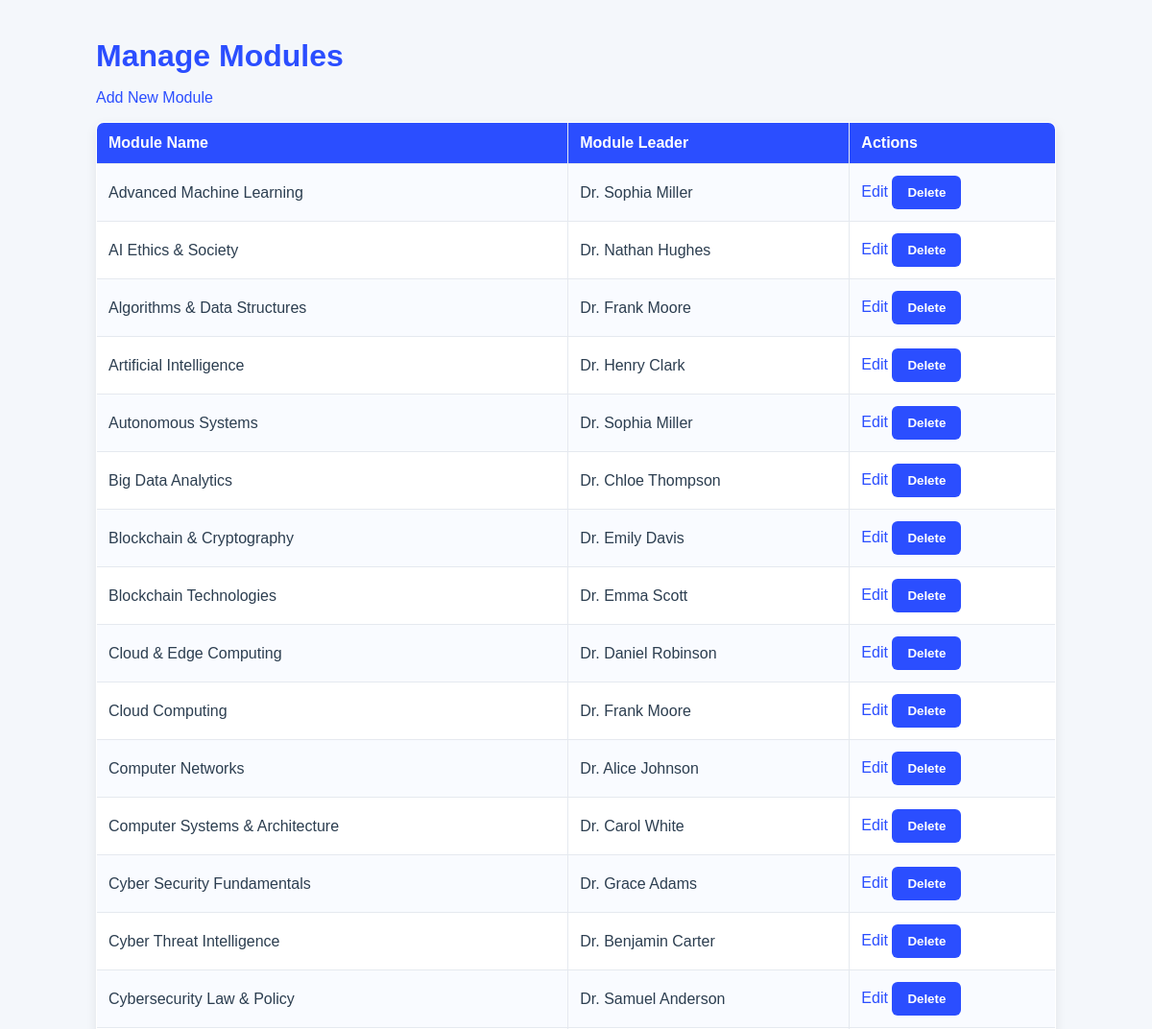
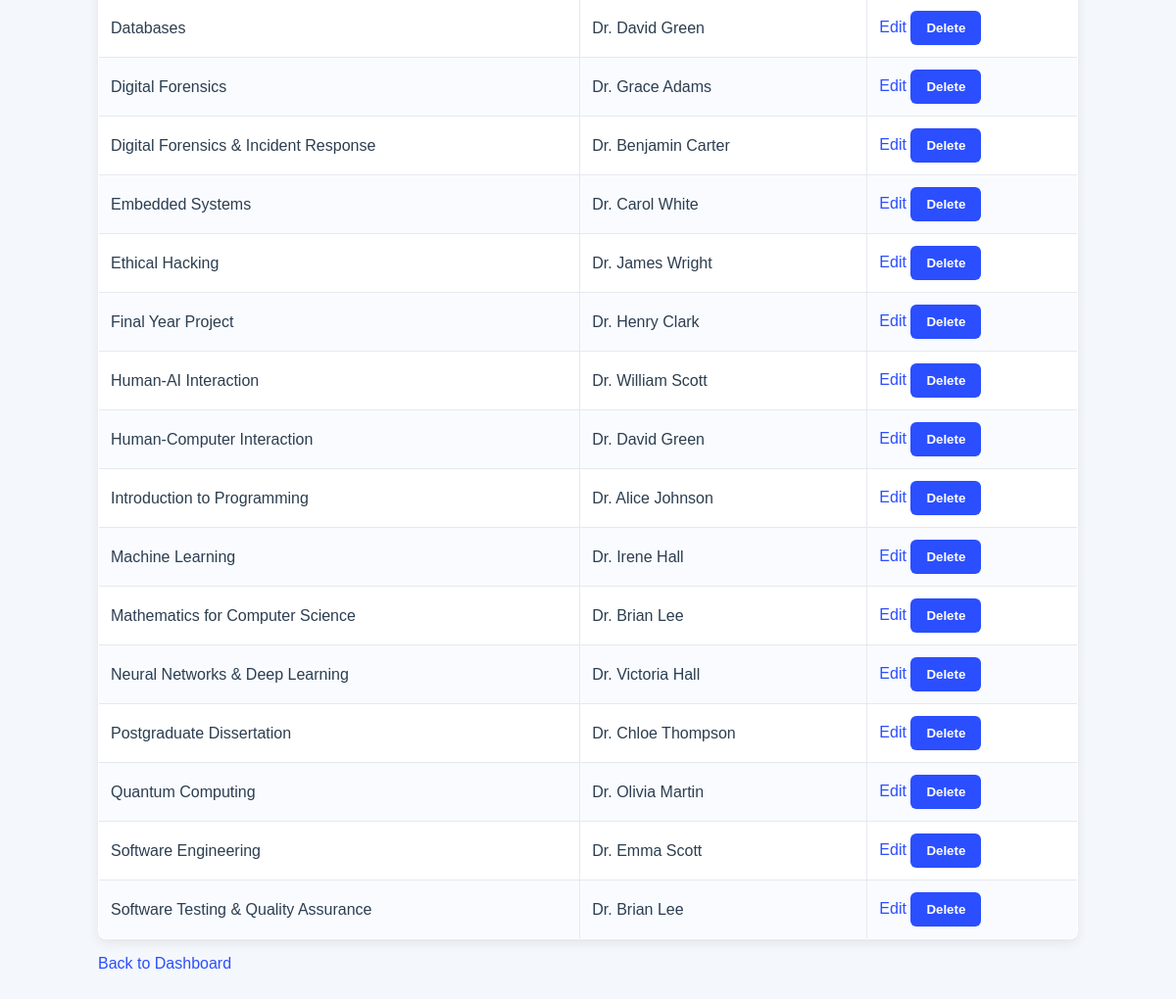
The page /admin/modules.php (signed in) on the database its author committed (2 pictures, top to bottom).
### tables this page shows
CREATE TABLE Modules (
    ModuleID INTEGER PRIMARY KEY,
    ModuleName TEXT NOT NULL,
    ModuleLeaderID INTEGER,
    Description TEXT,
    Image TEXT,
    FOREIGN KEY (ModuleLeaderID) REFERENCES Staff(StaffID)
);

CREATE TABLE Staff (
    StaffID INTEGER PRIMARY KEY,
    Name TEXT NOT NULL
);

### admin/modules.php (the view, shortened to what this page needs)
<?php
include '../includes/db.php';
$sql = "SELECT m.ModuleID, m.ModuleName, m.Description, s.Name AS ModuleLeader
        FROM Modules m
        LEFT JOIN Staff s ON m.ModuleLeaderID = s.StaffID
        ORDER BY m.ModuleName ASC";
$result = $conn->query($sql);
?>
<!DOCTYPE html>
<html lang="en">
<head>
    <link rel="stylesheet" href="../assets/css/style.css">
</head>
<body>
<div class="page-container">
    <h1>Manage Modules</h1>
    <p><a href="add_module.php">Add New Module</a></p>
    <table border="1" cellpadding="10">
        <tr>
            <th>Module Name</th>
            <th>Module Leader</th>
            <th>Actions</th>
        </tr>
        <?php while ($row = $result->fetch_assoc()): ?>
            <tr>
                <td><?php echo htmlspecialchars($row['ModuleName']); ?></td>
                <td><?php echo htmlspecialchars($row['ModuleLeader'] ?? ''); ?></td>
                <td>
                    <a href="edit_module.php?id=<?php echo $row['ModuleID']; ?>">Edit</a>
                    <form action="delete_module.php" method="POST" style="display:inline;" onsubmit="return confirm('Delete this module?');">
                        <button type="submit">Delete</button>
                    </form>
                </td>
            </tr>
        <?php endwhile; ?>
    </table>
    <p><a href="dashboard.php">Back to Dashboard</a></p>
</div>
</body>
</html>

### assets/css/style.css (style rules this page uses)
body { font-family: Arial, sans-serif; margin: 40px; background-color: #f4f7fb; color: #2c3e50; }
.page-container { max-width: 1000px; margin: 0 auto; }
h1 { color: #2b4eff; margin-bottom: 10px; }
button, .secondary-button { display: inline-block; padding: 10px 16px; border-radius: 6px; border: none; text-decoration: none; font-weight: bold; cursor: pointer; transition: background 0.2s ease; }
button { background: #2b4eff; color: white; }
a { color: #2b4eff; text-decoration: none; font-weight: 500; }
table { border-collapse: collapse; width: 100%; background: white; border-radius: 8px; overflow: hidden; box-shadow: 0 4px 12px rgba(0, 0, 0, 0.08); }
th { background: #2b4eff; color: white; text-align: left; }
th, td { padding: 12px; border: 1px solid #e5e9ef; }
tr:nth-child(even) { background-color: #f9fbff; }

### rows shown on the page
modules: ModuleName "Advanced Machine Learning", ModuleLeaderID.Name "Dr. Sophia Miller"
modules: ModuleName "AI Ethics & Society", ModuleLeaderID.Name "Dr. Nathan Hughes"
modules: ModuleName "Algorithms & Data Structures", ModuleLeaderID.Name "Dr. Frank Moore"
modules: ModuleName "Artificial Intelligence", ModuleLeaderID.Name "Dr. Henry Clark"
modules: ModuleName "Autonomous Systems", ModuleLeaderID.Name "Dr. Sophia Miller"
modules: ModuleName "Big Data Analytics", ModuleLeaderID.Name "Dr. Chloe Thompson"
modules: ModuleName "Blockchain & Cryptography", ModuleLeaderID.Name "Dr. Emily Davis"
modules: ModuleName "Blockchain Technologies", ModuleLeaderID.Name "Dr. Emma Scott"
modules: ModuleName "Cloud & Edge Computing", ModuleLeaderID.Name "Dr. Daniel Robinson"
modules: ModuleName "Cloud Computing", ModuleLeaderID.Name "Dr. Frank Moore"
modules: ModuleName "Computer Networks", ModuleLeaderID.Name "Dr. Alice Johnson"
modules: ModuleName "Computer Systems & Architecture", ModuleLeaderID.Name "Dr. Carol White"
modules: ModuleName "Cyber Security Fundamentals", ModuleLeaderID.Name "Dr. Grace Adams"
modules: ModuleName "Cyber Threat Intelligence", ModuleLeaderID.Name "Dr. Benjamin Carter"
modules: ModuleName "Cybersecurity Law & Policy", ModuleLeaderID.Name "Dr. Samuel Anderson"
modules: ModuleName "Databases", ModuleLeaderID.Name "Dr. David Green"
modules: ModuleName "Digital Forensics", ModuleLeaderID.Name "Dr. Grace Adams"
modules: ModuleName "Digital Forensics & Incident Response", ModuleLeaderID.Name "Dr. Benjamin Carter"
modules: ModuleName "Embedded Systems", ModuleLeaderID.Name "Dr. Carol White"
modules: ModuleName "Ethical Hacking", ModuleLeaderID.Name "Dr. James Wright"
modules: ModuleName "Final Year Project", ModuleLeaderID.Name "Dr. Henry Clark"
modules: ModuleName "Human-AI Interaction", ModuleLeaderID.Name "Dr. William Scott"
modules: ModuleName "Human-Computer Interaction", ModuleLeaderID.Name "Dr. David Green"
modules: ModuleName "Introduction to Programming", ModuleLeaderID.Name "Dr. Alice Johnson"
modules: ModuleName "Machine Learning", ModuleLeaderID.Name "Dr. Irene Hall"
modules: ModuleName "Mathematics for Computer Science", ModuleLeaderID.Name "Dr. Brian Lee"
modules: ModuleName "Neural Networks & Deep Learning", ModuleLeaderID.Name "Dr. Victoria Hall"
modules: ModuleName "Postgraduate Dissertation", ModuleLeaderID.Name "Dr. Chloe Thompson"
modules: ModuleName "Quantum Computing", ModuleLeaderID.Name "Dr. Olivia Martin"
modules: ModuleName "Software Engineering", ModuleLeaderID.Name "Dr. Emma Scott"
modules: ModuleName "Software Testing & Quality Assurance", ModuleLeaderID.Name "Dr. Brian Lee"
